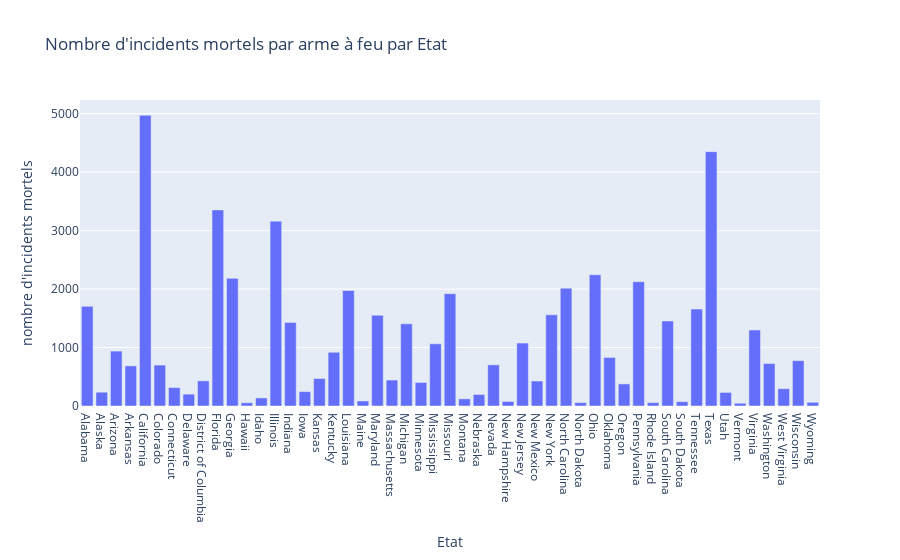

The notebook cell this image was saved under:
### Code cell
fig6 = px.bar(filtered_death, x=sorted(pd.unique(filtered_death['state'])), 
    y=filtered_death.groupby('state').count()['incident_id'], 
    title="Nombre d'incidents mortels par arme à feu par Etat",
    labels={"x":"Etat", "y":"nombre d'incidents mortels"})

fig6.show()

### Figure 1 — Plotly figure (JSON) as saved in the notebook; plotly's stock layout.template omitted (floating-point values rounded to 4 significant figures)
{"data": [{"alignmentgroup": "True", "hovertemplate": "Etat=%{x}<br>nombre d'incidents mortels=%{y}<extra></extra>", "legendgroup": "", "marker": {"color": "#636efa", "pattern": {"shape": ""}}, "name": "", "offsetgroup": "", "orientation": "v", "showlegend": false, "textposition": "auto", "type": "bar", "x": ["Alabama", "Alaska", "Arizona", "Arkansas", "California", "Colorado", "Connecticut", "Delaware", "District of Columbia", "Florida", "Georgia", "Hawaii", "Idaho", "Illinois", "Indiana", "Iowa", "Kansas", "Kentucky", "Louisiana", "Maine", "Maryland", "Massachusetts", "Michigan", "Minnesota", "Mississippi", "Missouri", "Montana", "Nebraska", "Nevada", "New Hampshire", "New Jersey", "New Mexico", "New York", "North Carolina", "North Dakota", "Ohio", "Oklahoma", "Oregon", "Pennsylvania", "Rhode Island", "South Carolina", "South Dakota", "Tennessee", "Texas", "Utah", "Vermont", "Virginia", "Washington", "West Virginia", "Wisconsin", "Wyoming"], "xaxis": "x", "y": [1704, 236, 939, 686, 4972, 700, 315, 203, 430, 3354, 2183, 56, 138, 3162, 1427, 246, 470, 919, 1976, 86, 1552, 444, 1406, 403, 1064, 1922, 123, 197, 704, 78, 1077, 427, 1559, 2015, 58, 2244, 830, 378, 2126, 58, 1454, 74, 1658, 4350, 232, 47, 1299, 726, 296, 776, 63], "yaxis": "y"}], "layout": {"barmode": "relative", "legend": {"tracegroupgap": 0}, "title": {"text": "Nombre d'incidents mortels par arme à feu par Etat"}, "xaxis": {"anchor": "y", "domain": [0, 1], "title": {"text": "Etat"}}, "yaxis": {"anchor": "x", "domain": [0, 1], "title": {"text": "nombre d'incidents mortels"}}}}
